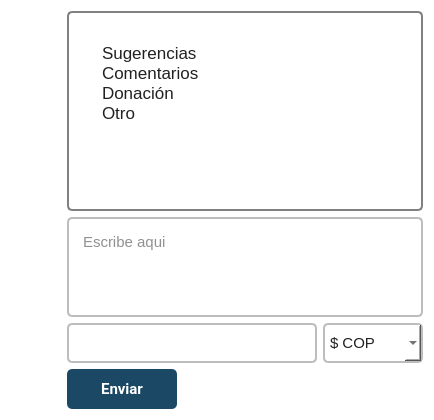
                       <widget class="QWidget" name="apoyo_page">
                        <property name="styleSheet">
                         <string notr="true">
QLabel {
    color: #1B4965;
    font-size: 15px;
    font-style: italic;
}

QWidget {
    background-color: white;
    font-family: 'Roboto', sans-serif;
    color: #212121; 
}

QPushButton {
    background-color: rgb(27, 73, 101);
    color: white;
    border: none;
    border-radius: 5px;
    font-size: 15px;
    font-weight: bold;
}

QPushButton:hover {
    background-color:
}

QPushButton:pressed {
    background-color: #163B52; 
}

QLineEdit {
    background-color: white; 
    border: 2px solid #BDBDBD;
    border-radius: 5px; 
    padding: 0 8px; 
    font-size: 15px;
    height: 40px;
    width: 230px;
}

QLineEdit:focus {
    border: 2px solid #1B4965; /* Color principal */
}

QPlainTextEdit {
    background-color: white; 
    border: 2px solid #BDBDBD;
    border-radius: 5px; 
    padding: 10px;
    font-size: 15px;
}

QPlainTextEdit:focus {
    border: 2px solid #1B4965; /* Color principal */
}

QRadioButton {
    font-size: 15px;
    spacing: 8px;
}

QRadioButton::indicator {
    width: 14px;
    height: 14px;
    border-radius: 9px;
    border: 2px solid #BDBDBD;
    background-color: #FAFAFA;
}

QRadioButton::indicator:checked {
    background-color: #1B4965; /* Color principal */
    border: 2px solid #1B4965;
}

QRadioButton::indicator:unchecked:hover {
    border: 2px solid #1B4965; /* Color principal */
}

QComboBox {
    background-color: white;
    border: 2px solid #BDBDBD;
    border-radius: 5px;
    padding: 5px;
    font-size: 15px;
    height: 40px;
}

QComboBox:focus {
    border: 2px solid #1B4965; /* Color principal */
}

QSpinBox {
    background-color: white;
    border: 2px solid #BDBDBD;
    border-radius: 5px;
    padding: 0 8px;
    font-size: 15px;
    height: 40px;
}

QSpinBox:focus {
    border: 2px solid #1B4965; /* Color principal */
}

/* Estilo para QGroupBox */
QGroupBox {
    border: 2px solid #BDBDBD;
    border-radius: 5px;
    margin-top: 10px;
    font-size: 15px;
    padding: 10px;
}

QGroupBox::title {
    subcontrol-origin: margin;
    subcontrol-position: top center;
    padding: 0 5px;
    background-color: #FAFAFA;
    color: #1B4965; 
    font-weight: bold;
    font-style: italic;
}



</string>
                        </property>
                        <layout class="QGridLayout" name="gridLayout_21">
                         <item row="0" column="0">
                          <layout class="QHBoxLayout" name="horizontalLayout_18">
                           <item>
                            <layout class="QVBoxLayout" name="verticalLayout_29">
                             <item>
                              <widget class="QPushButton" name="back_button_support">
                               <property name="minimumSize">
                                <size>
                                 <width>50</width>
                                 <height>50</height>
                                </size>
                               </property>
                               <property name="styleSheet">
                                <string notr="true">background: transparent;</string>
                               </property>
                               <property name="text">
                                <string/>
                               </property>
                               <property name="icon">
                                <iconset resource="recursos_1.qrc">
                                 <normaloff>:/Icons/icons/icons8-back-48.png</normaloff>:/Icons/icons/icons8-back-48.png</iconset>
                               </property>
                               <property name="iconSize">
                                <size>
                                 <width>50</width>
                                 <height>50</height>
                                </size>
                               </property>
                              </widget>
                             </item>
                             <item>
                              <spacer name="verticalSpacer_12">
                               <property name="orientation">
                                <enum>Qt::Vertical</enum>
                               </property>
                               <property name="sizeHint" stdset="0">
                                <size>
                                 <width>20</width>
                                 <height>40</height>
                                </size>
                               </property>
                              </spacer>
                             </item>
                            </layout>
                           </item>
                           <item>
                            <layout class="QVBoxLayout" name="verticalLayout_10">
                             <item>
                              <widget class="QListWidget" name="list_apoyo">
                               <property name="minimumSize">
                                <size>
                                 <width>0</width>
                                 <height>200</height>
                                </size>
                               </property>
                               <property name="maximumSize">
                                <size>
                                 <width>16777215</width>
                                 <height>200</height>
                                </size>
                               </property>
                               <property name="styleSheet">
                                <string notr="true">background-color: rgb(255, 255, 255);
font-size: 17px;
padding: 30px;
border: 2px solid gray;
border-radius: 5px;</string>
                               </property>
                               <item>
                                <property name="text">
                                 <string>Sugerencias</string>
                                </property>
                               </item>
                               <item>
                                <property name="text">
                                 <string>Comentarios</string>
                                </property>
                               </item>
                               <item>
                                <property name="text">
                                 <string>Donación</string>
                                </property>
                               </item>
                               <item>
                                <property name="text">
                                 <string>Otro</string>
                                </property>
                               </item>
                              </widget>
                             </item>
                             <item>
                              <widget class="QPlainTextEdit" name="plaintext_apoyo">
                               <property name="minimumSize">
                                <size>
                                 <width>0</width>
                                 <height>100</height>
                                </size>
                               </property>
                               <property name="maximumSize">
                                <size>
                                 <width>16777215</width>
                                 <height>100</height>
                                </size>
                               </property>
                               <property name="tabStopDistance">
                                <double>80.000000000000000</double>
                               </property>
                               <property name="centerOnScroll">
                                <bool>true</bool>
                               </property>
                               <property name="placeholderText">
                                <string>Escribe aqui</string>
                               </property>
                              </widget>
                             </item>
                             <item>
                              <layout class="QHBoxLayout" name="horizontalLayout_7">
                               <item>
                                <widget class="QLineEdit" name="money_edit_apoyo">
                                 <property name="sizePolicy">
                                  <sizepolicy hsizetype="Minimum" vsizetype="Fixed">
                                   <horstretch>0</horstretch>
                                   <verstretch>0</verstretch>
                                  </sizepolicy>
                                 </property>
                                 <property name="minimumSize">
                                  <size>
                                   <width>0</width>
                                   <height>40</height>
                                  </size>
                                 </property>
                                 <property name="maximumSize">
                                  <size>
                                   <width>16777215</width>
                                   <height>40</height>
                                  </size>
                                 </property>
                                 <property name="maxLength">
                                  <number>10</number>
                                 </property>
                                </widget>
                               </item>
                               <item>
                                <widget class="QComboBox" name="money_combobox_apoyo">
                                 <property name="minimumSize">
                                  <size>
                                   <width>100</width>
                                   <height>40</height>
                                  </size>
                                 </property>
                                 <property name="maximumSize">
                                  <size>
                                   <width>100</width>
                                   <height>40</height>
                                  </size>
                                 </property>
                                 <item>
                                  <property name="text">
                                   <string>$ COP</string>
                                  </property>
                                 </item>
                                 <item>
                                  <property name="text">
                                   <string>$ USD</string>
                                  </property>
                                 </item>
                                 <item>
                                  <property name="text">
                                   <string>€ Euro</string>
                                  </property>
                                 </item>
                                </widget>
                               </item>
                              </layout>
                             </item>
                             <item>
                              <widget class="QPushButton" name="enviar_buttton_apoyo">
                               <property name="sizePolicy">
                                <sizepolicy hsizetype="Fixed" vsizetype="Fixed">
                                 <horstretch>0</horstretch>
                                 <verstretch>0</verstretch>
                                </sizepolicy>
                               </property>
                               <property name="minimumSize">
                                <size>
                                 <width>110</width>
                                 <height>40</height>
                                </size>
                               </property>
                               <property name="maximumSize">
                                <size>
                                 <width>110</width>
                                 <height>40</height>
                                </size>
                               </property>
                               <property name="font">
                                <font>
                                 <family>Roboto</family>
                                 <pointsize>-1</pointsize>
                                 <bold>true</bold>
                                 <stylestrategy>PreferAntialias</stylestrategy>
                                </font>
                               </property>
                               <property name="styleSheet">
                                <string notr="true"/>
                               </property>
                               <property name="text">
                                <string>Enviar</string>
                               </property>
                               <property name="checkable">
                                <bool>true</bool>
                               </property>
                              </widget>
                             </item>
                            </layout>
                           </item>
                          </layout>
                         </item>
                        </layout>
                       </widget>
